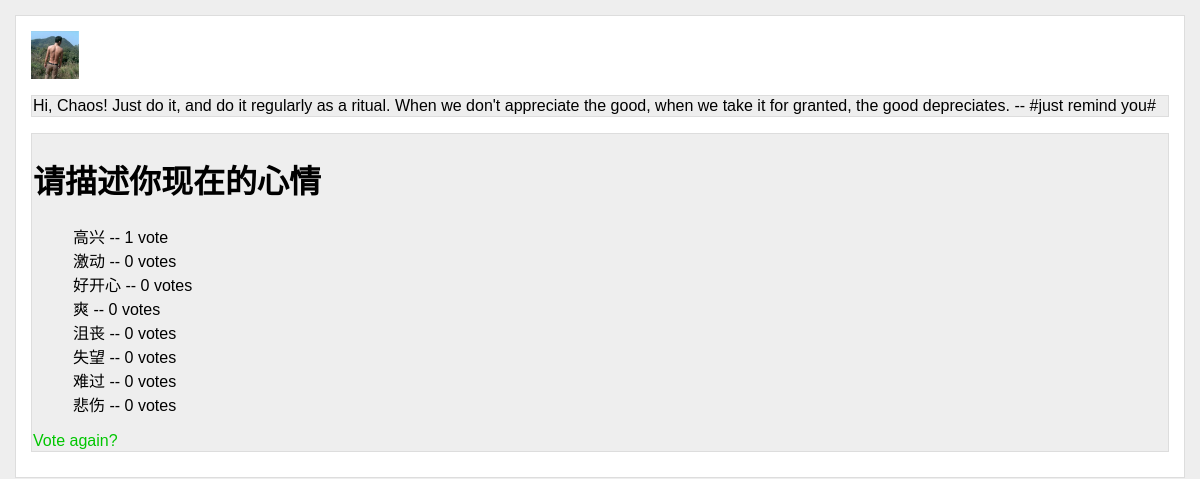
Page /polls/1/results/ on the committed database.
### polls/models.py (models this page shows, shortened)
@python_2_unicode_compatible
class Question(models.Model):
    question_text = models.CharField('问题', max_length=200)
    pub_date = models.DateTimeField('发布日期')
    def was_published_recently(self):
        now = timezone.now()
        return now - datetime.timedelta(days=1) <= self.pub_date <= now
    was_published_recently.admin_order_field = 'pub_date'
    was_published_recently.boolean = True
    was_published_recently.short_description = 'Published recently?'

@python_2_unicode_compatible
class Choice(models.Model):
    question = models.ForeignKey(Question)
    choice_text = models.CharField('选项', max_length=200)
    votes = models.IntegerField('票数', default=0)

### polls/views.py (the view)
# urls.py: url(r'^(?P<pk>[0-9]+)/results/$', views.ResultsView.as_view(), name='results'),
class ResultsView(generic.DetailView):
    model = Question
    template_name = 'polls/results.html'

### polls/templates/polls/results.html
{% extends 'polls/base.html' %}
{% block content %}
<div class="detail">
<h1>{{ question.question_text }}</h1>
<ul>
{% for choice in question.choice_set.all %}
    <li>{{ choice.choice_text }} -- {{ choice.votes }} vote{{ choice.votes|pluralize }}</li>
{% endfor %}
</ul>
<a href="{% url 'polls:detail' question.id %}">Vote again?</a>
</div>
{% endblock %}

### polls/static/polls/style.css (style rules this page uses)
html { background-color: #eee; font-family: "Trebuchet MS", Arial, Helvetica, sans-serif; }
body { background-color: #fff; border: 1px solid #ddd; padding: 15px; margin: 15px; }
a { text-decoration: none; color: #00C600; }
div.detail { margin: 10px auto; text-align: left; font-size: 32px; }
div.detail { margin: 10px auto; background-color: #eee; border: 1px solid #ddd; padding: 1px; font-size: 16px; text-align: left; }
li { list-style: none; }

### rows in the picture
Question: question_text "请描述你现在的心情"
Choice: choice_text "高兴", votes "1"
Choice: choice_text "激动", votes "0"
Choice: choice_text "好开心", votes "0"
Choice: choice_text "爽", votes "0"
Choice: choice_text "沮丧", votes "0"
Choice: choice_text "失望", votes "0"
Choice: choice_text "难过", votes "0"
Choice: choice_text "悲伤", votes "0"
